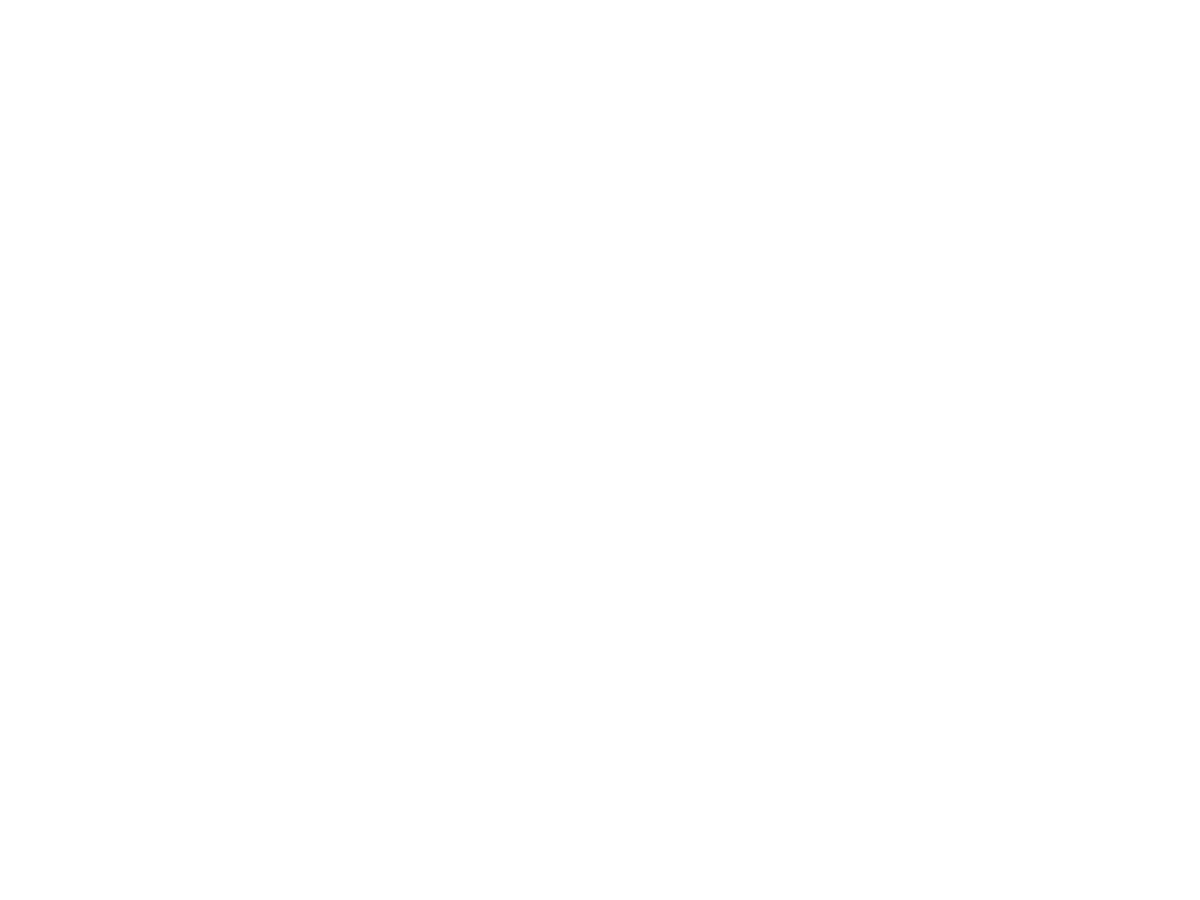
Frame 1 (no input)
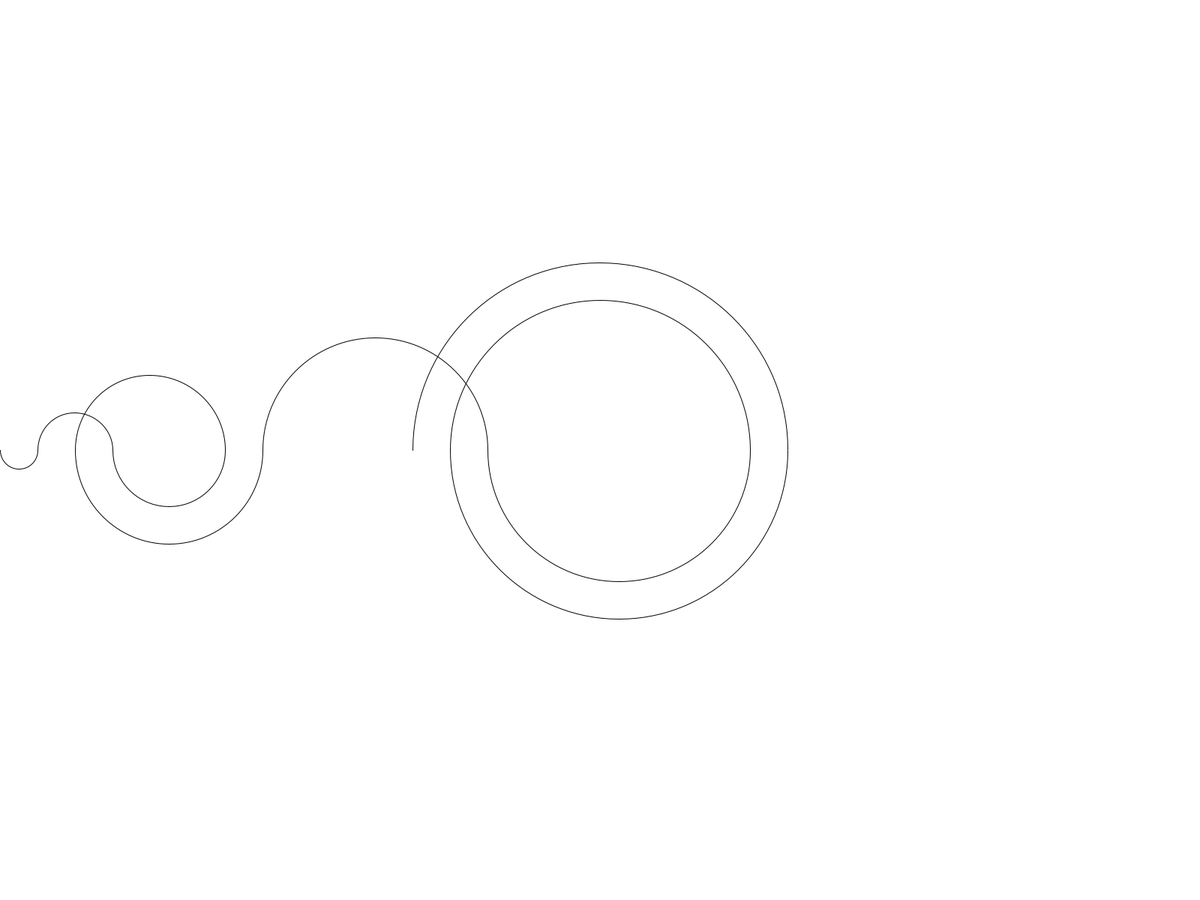
Frame 60 (the mouse pressed at the canvas centre just before this capture)
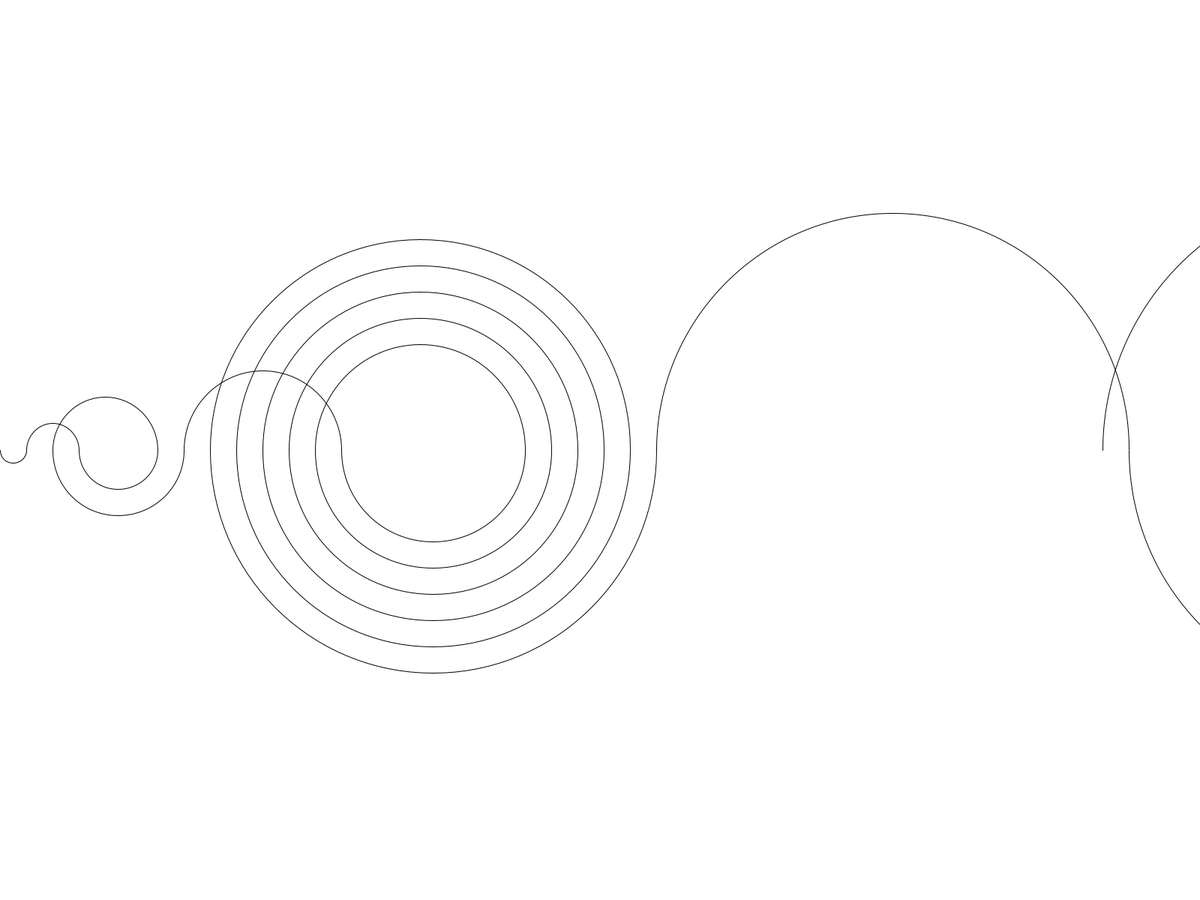
Frame 120 (the mouse held since frame 60 and released just before this capture)

The Processing sketch that drew these frames (run headless with seeded random() and noise(); from frame 60 on, the mouse is pressed at the canvas centre):

// Processing sketch: recamans
// ── recamans.pde
IntList sequence;
float scale = 50;
float progress = 0;

void setup() {
    fullScreen(1);
    
    sequence = new IntList();
    sequence.append(0);
    incrementSequence();
    frameRate(60);
}

void draw() {
  background(255);
  
  translate(0, height/2);
  scale(scale);
  
  noFill();
  stroke(0);
  strokeWeight(1 / scale);
  
  int lastValue = -1;
  int loops = 0;
  boolean even = false;

  for(int i : sequence) {
    if(lastValue != -1) {
      float center = (lastValue + i) / 2.0;
      int circleWidth = abs(lastValue - i);
      
      float angle = PI * (loops == sequence.size() - 1 ? progress : 1);
      
      if(even) {
        if(i < lastValue) arc(center, 0, circleWidth, circleWidth, 0, angle); 
        else arc(center, 0, circleWidth, circleWidth, PI - angle, PI); 
      } else {
        if(i < lastValue) arc(center, 0, circleWidth, circleWidth, 2 * PI - angle, 2 * PI);
        else arc(center, 0, circleWidth, circleWidth, PI, PI + angle); 
      }
    }

    lastValue = i;
    even = !even;
    loops++;
  }

  if(progress >= 1) {
    incrementSequence();
    progress = 0;
  } else progress += 0.2;
  
  if(sequence.max() > (width - 40) / scale) scale /= 1.02;
}

void incrementSequence() {
  int currentTerm = sequence.get(sequence.size() - 1);
  int step = sequence.size();
  if(currentTerm <= step || sequence.hasValue(currentTerm - step)) {
    sequence.append(currentTerm + step); 
  } else sequence.append(currentTerm - step);
}
